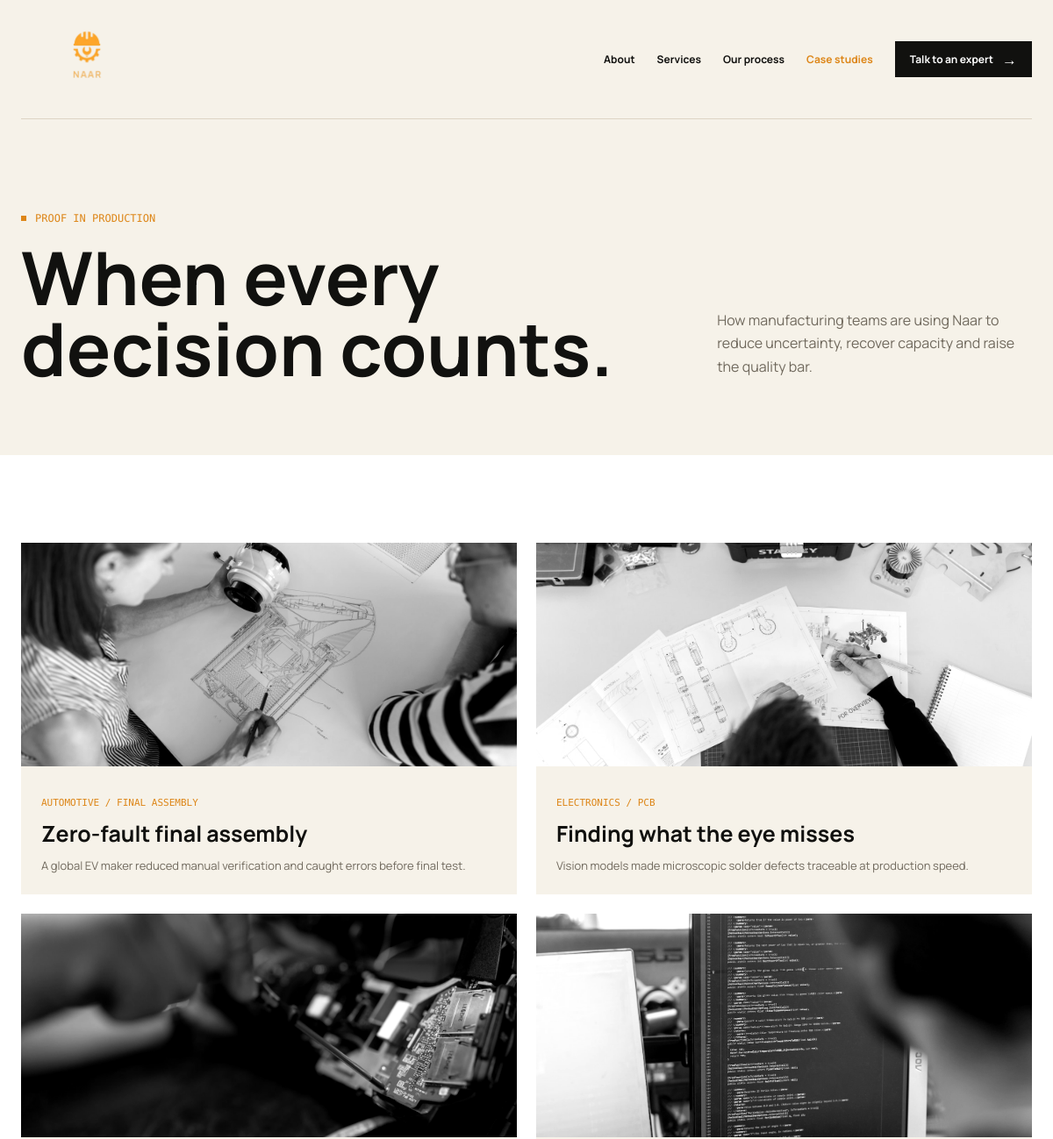
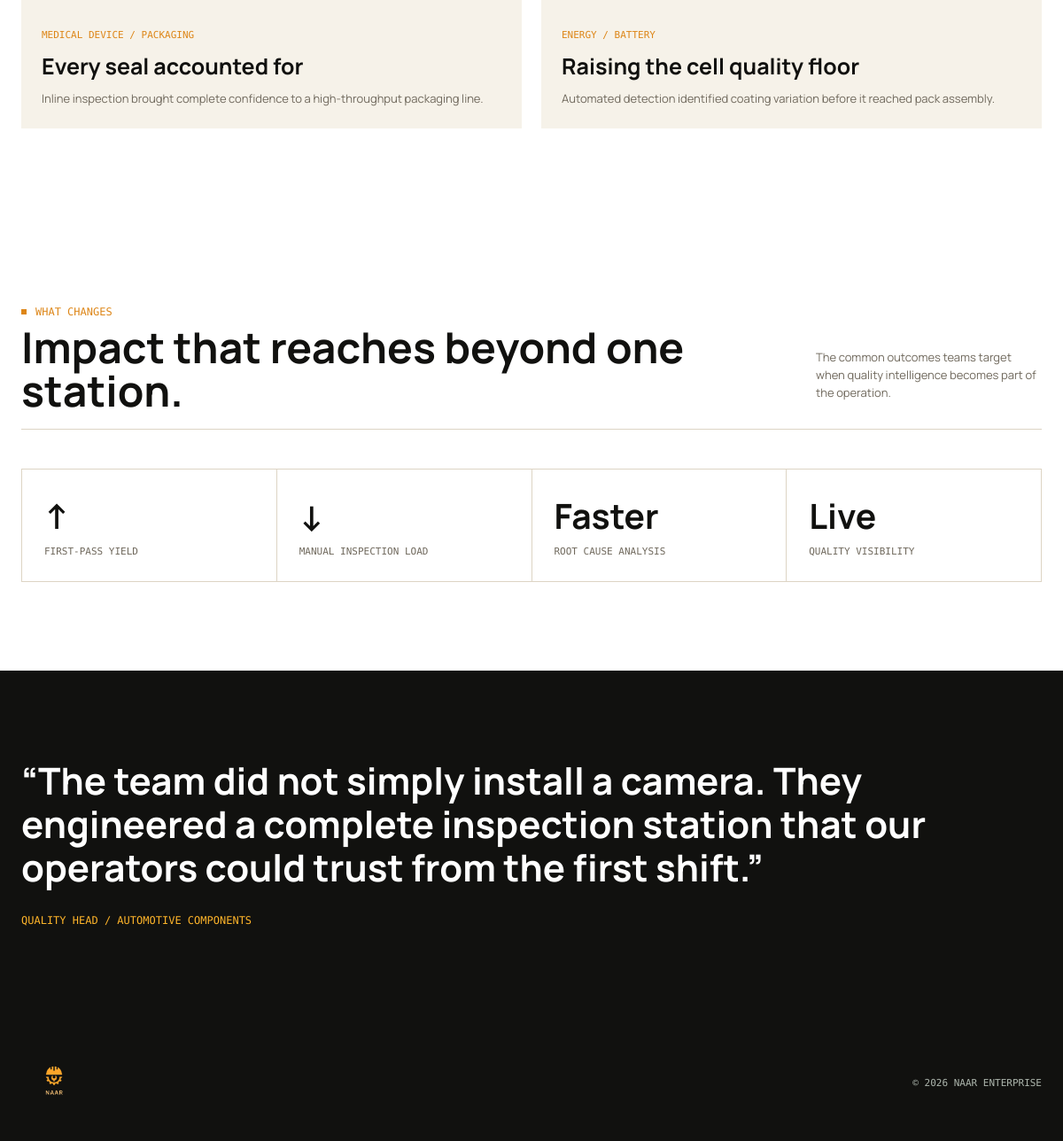
/case-studies/, run on the app's committed database (2 pictures, top to bottom).
### website/models.py (models this page shows, shortened)
class CaseStudy(models.Model):
    slug = models.SlugField(max_length=120, unique=True, blank=True)
    tag = models.CharField(max_length=120, help_text="e.g. AUTOMOTIVE / ASSEMBLY")
    title = models.CharField(max_length=200)
    summary = models.TextField(help_text="Short description for the listing page.")
    image = models.ImageField(upload_to="case-studies/")
    challenge = models.TextField()
    solution = models.TextField()
    meta_inspection = models.CharField(max_length=120, blank=True)
    meta_integration = models.CharField(max_length=120, blank=True)
    meta_outcome = models.CharField(max_length=120, blank=True)
    order = models.PositiveIntegerField(default=0)
    is_published = models.BooleanField(default=True)
    created_at = models.DateTimeField(auto_now_add=True)
    updated_at = models.DateTimeField(auto_now=True)
    class Meta:
        ordering = ["order", "title"]
        verbose_name_plural = "Case studies"

class Testimonial(models.Model):
    quote = models.TextField()
    attribution = models.CharField(max_length=200, help_text="e.g. QUALITY HEAD / AUTOMOTIVE COMPONENTS")
    order = models.PositiveIntegerField(default=0)
    is_active = models.BooleanField(default=True)
    created_at = models.DateTimeField(auto_now_add=True)
    class Meta:
        ordering = ["order", "pk"]

### website/views.py (the view)
# urls.py: path("case-studies/", views.case_studies, name="case_studies"),
def case_studies(request):
    case_studies_list = CaseStudy.objects.filter(is_published=True)
    featured_testimonial = Testimonial.objects.filter(is_active=True).first()
    return render(
        request,
        "case-studies.html",
        {
            "case_studies": case_studies_list,
            "featured_testimonial": featured_testimonial,
        },
    )

### templates/case-studies.html (shortened to what this page needs)
{% load static %}
<!doctype html>
<html lang="en">
<head>
<link rel="stylesheet" href="{% static 'site.css' %}">
</head>
<body>
<header class="page-hero">
<div class="shell">
<nav>
<a class="brand" href="{% url 'home' %}">
<img class="brand-logo" src="{% static 'naar-logo.png' %}" alt="Naar Enterprise"></a>
<div class="links">
<a href="{% url 'about' %}">About</a>
<a href="{% url 'services' %}">Services</a>
<a href="{% url 'process' %}">Our process</a>
<a href="{% url 'case_studies' %}" class="active">Case studies</a>
<a href="{% url 'contact' %}" class="button">Talk to an expert <span class="arrow">→</span>
</a>
</div>
</nav>
<div class="page-title">
<div>
<div class="eyebrow">Proof in production</div>
<h1>When every decision counts.</h1>
</div>
<p>How manufacturing teams are using Naar to reduce uncertainty, recover capacity and raise the quality bar.</p>
</div>
</div>
</header>
<main>
<section>
<div class="shell">
<div class="case-grid">
{% for case in case_studies %}
<a class="case" href="{% url 'case_study_detail' case.slug %}">
<img src="{{ case.image.url }}" alt="{{ case.title }}">
<div class="case-text">
<span class="tag">{{ case.tag }}</span>
<h3>{{ case.title }}</h3>
<p>{{ case.summary }}</p>
</div>
</a>
{% empty %}
<p>No case studies published yet. Add them in the <a href="/admin/">Django admin</a>.</p>
{% endfor %}
</div>
</div>
</section>
<section>
<div class="shell">
<div class="section-head"><div><div class="eyebrow">What changes</div><h2>Impact that reaches beyond one station.</h2></div><p class="section-note">The common outcomes teams target when quality intelligence becomes part of the operation.</p></div>
<div class="stat-grid"><div class="stat"><strong>↑</strong><span>First-pass yield</span></div><div class="stat"><strong>↓</strong><span>Manual inspection load</span></div><div class="stat"><strong>Faster</strong><span>Root cause analysis</span></div><div class="stat"><strong>Live</strong><span>Quality visibility</span></div></div>
</div>
</section>
{% if featured_testimonial %}
<section class="dark">
<div class="shell">
<p class="quote">“{{ featured_testimonial.quote }}”</p>
<p class="mono" style="color:var(--acid);font-size:12px;margin-top:28px">{{ featured_testimonial.attribution }}</p>
</div>
</section>
{% endif %}
</main>
<footer>
<div class="shell footer-row">
<a class="brand" href="{% url 'home' %}">
<img class="brand-logo" src="{% static 'naar-logo.png' %}" alt="Naar Enterprise"></a>
<small>© 2026 NAAR ENTERPRISE</small>
</div>
</footer>
</body>
</html>

### templates/site.css (style rules this page uses)
:root { --ink:#11110f;--soft:#f6f2e9;--line:#ddd4c4;--acid:#ffb52a;--orange:#dd8618;--muted:#70695d }
* { box-sizing:border-box }
html { scroll-behavior:smooth }
body { margin:0;color:var(--ink);font-family:Manrope,Arial,sans-serif;background:#fff }
.shell { width:min(1240px,calc(100% - 48px));margin:auto }
.mono { font-family:"DM Mono",monospace;letter-spacing:0 }
nav { height:136px;display:flex;align-items:center;justify-content:space-between;position:relative;z-index:3 }
.brand { display:flex;gap:10px;align-items:center;font-weight:800;font-size:20px;letter-spacing:0;color:inherit;text-decoration:none }
.brand-logo { display:block;width:74px;height:74px;object-fit:contain }
nav .brand-logo { width:150px;height:122px }
nav .brand { width:150px;height:122px;flex:none }
.links { display:flex;gap:25px;align-items:center }
.links a { font-size:12px;color:inherit;text-decoration:none;font-weight:700 }
.links a:not(.button):hover,.links a.active { color:var(--orange) }
.button { background:var(--ink);color:#fff;padding:12px 17px;font-size:12px;font-weight:700;text-decoration:none;display:inline-flex;gap:10px;align-items:center;border:0;cursor:pointer }
.links .button { color:#fff }
.arrow { font-size:17px;line-height:10px }
.eyebrow { font:12px "DM Mono",monospace;color:var(--orange);text-transform:uppercase;padding-left:16px;position:relative }
.eyebrow:before { content:"";width:6px;height:6px;background:currentColor;position:absolute;left:0;top:4px }
h1,h2,h3,p { letter-spacing:0 }
.page-hero { background:var(--soft);padding-bottom:82px }
.page-hero nav { border-bottom:1px solid var(--line) }
.page-title { padding:106px 0 0;display:grid;grid-template-columns:1.45fr .7fr;gap:50px;align-items:end }
.page-title h1 { font-size:clamp(52px,7vw,92px);line-height:.96;margin:20px 0 0 }
.page-title p { font-size:16px;line-height:1.65;color:var(--muted);margin:0 0 6px;max-width:350px }
section { padding:100px 0 }
.section-head { display:flex;justify-content:space-between;align-items:end;margin-bottom:44px;border-bottom:1px solid var(--line);padding-bottom:18px }
h2 { margin:8px 0 0;font-size:clamp(32px,4vw,53px);line-height:1.04 }
.section-note { font-size:13px;color:var(--muted);max-width:255px;line-height:1.55 }
.dark { background:var(--ink);color:white }
.stat-grid { display:grid;grid-template-columns:repeat(4,1fr);border:1px solid var(--line);border-right:0 }
.stat { padding:25px;border-right:1px solid var(--line) }
.stat strong { font-size:39px;display:block }
.stat span { font:11px "DM Mono",monospace;color:var(--muted);text-transform:uppercase }
.quote { font-size:clamp(28px,3.5vw,47px);line-height:1.16;font-weight:700;margin:0 }
.case-grid { display:grid;grid-template-columns:repeat(2,1fr);gap:22px }
.case { background:var(--soft);text-decoration:none;color:inherit }
.case img { width:100%;height:255px;object-fit:cover;filter:grayscale(1) contrast(1.1) }
.case-text { padding:23px }
.case-text h3 { font-size:25px;margin:9px 0 }
.case-text p { font-size:13px;line-height:1.55;color:var(--muted);margin:0 }
.tag { font:11px "DM Mono",monospace;color:var(--orange) }
footer { background:var(--ink);color:white;padding:28px 0 }
.footer-row { display:flex;align-items:center;justify-content:space-between }
footer small { font:11px "DM Mono",monospace;color:#adb6ad }

### data on the page
CaseStudy: image (picture), tag "AUTOMOTIVE / FINAL ASSEMBLY", title "Zero-fault final assembly", summary "A global EV maker reduced manual verification and caught errors before final test."
CaseStudy: image (picture), tag "ELECTRONICS / PCB", title "Finding what the eye misses", summary "Vision models made microscopic solder defects traceable at production speed."
CaseStudy: image (picture), tag "MEDICAL DEVICE / PACKAGING", title "Every seal accounted for", summary "Inline inspection brought complete confidence to a high-throughput packaging line."
CaseStudy: image (picture), tag "ENERGY / BATTERY", title "Raising the cell quality floor", summary "Automated detection identified coating variation before it reached pack assembly."
Testimonial: quote "The team did not simply install a camera. They engineered a complete inspection station that our operators could trust from the first shift.", attribution "QUALITY HEAD / AUTOMOTIVE COMPONENTS"
